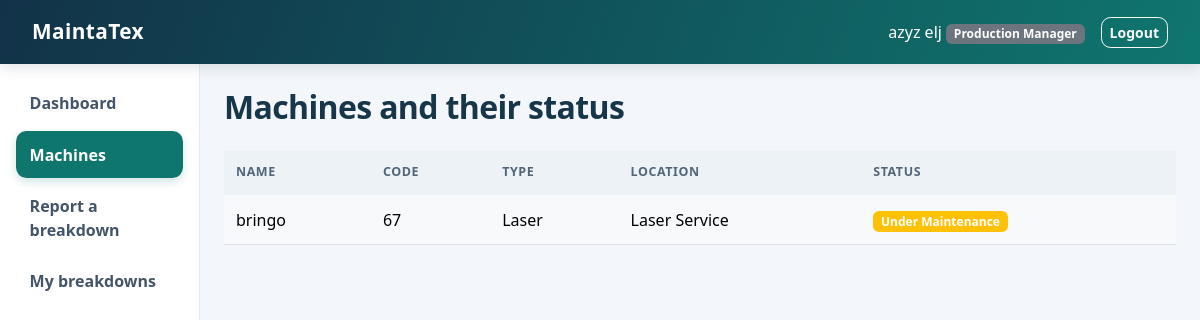
Screenshot of /machines/ (signed in) with the database file from the repository.
### core/models.py (models this page shows, shortened)
class Profile(models.Model):
    SIGNUP_ROLE_CHOICES = [
        ('production_manager', 'Production Manager'),
        ('maintenance_manager', 'Maintenance Manager'),
        ('technician', 'Maintenance Technician'),
    ]
    ROLE_CHOICES = [
        ('administrator', 'Administrator'),
        *SIGNUP_ROLE_CHOICES,
    ]
    user = models.OneToOneField(User, on_delete=models.CASCADE, related_name='profile')
    role = models.CharField(max_length=30, choices=ROLE_CHOICES)
    phone_number = models.CharField(max_length=30, blank=True)

class Machine(models.Model):
    STATUS_CHOICES = [
        ('operational', 'Operational'),
        ('broken', 'Broken'),
        ('under_maintenance', 'Under Maintenance'),
    ]
    name = models.CharField(max_length=100)
    code = models.CharField('Machine code', max_length=30, unique=True)
    machine_type = models.CharField('Machine type', max_length=100)
    location = models.CharField(max_length=100)
    status = models.CharField(max_length=20, choices=STATUS_CHOICES, default='operational')
    class Meta:
        ordering = ['name']
    @property
    def badge_class(self):
        colors = {'operational': 'success', 'broken': 'danger', 'under_maintenance': 'warning'}
        return colors[self.status]

### core/views.py (the view)
# urls.py: path('machines/', views.machine_list, name='machine_list'),
@role_required('administrator', 'production_manager', 'maintenance_manager')
def machine_list(request):
    role = get_user_role(request.user)
    machines = Machine.objects.all()
    return render(request, f'{role}/machine_list.html', {'machines': machines})

### core/models.py (called while the page is built)
def get_user_role(user):
    if not user.is_authenticated:
        return None
    if user.is_superuser:
        return 'administrator'
    profile = getattr(user, 'profile', None)
    if profile is None:
        return None
    return profile.role

### core/views.py (called while the page is built)
def role_required(*allowed_roles):
    def decorator(view_function):
        @login_required
        @wraps(view_function)
        def wrapper(request, *args, **kwargs):
            if get_user_role(request.user) in allowed_roles:
                return view_function(request, *args, **kwargs)
            messages.error(request, 'You are not allowed to access this page.')
            return redirect('dashboard')
        return wrapper
    return decorator

### core/templates/production_manager/machine_list.html (shortened to what this page needs)
{% extends 'common/base.html' %}
{% block content %}
<h2 class="mb-4">Machines and their status</h2>
<table class="table table-striped">
  <thead><tr><th>Name</th><th>Code</th><th>Type</th><th>Location</th><th>Status</th></tr></thead>
  <tbody>
    {% for machine in machines %}
    <tr>
      <td>{{ machine.name }}</td>
      <td>{{ machine.code }}</td>
      <td>{{ machine.machine_type }}</td>
      <td>{{ machine.location }}</td>
      <td><span class="badge bg-{{ machine.badge_class }}">{{ machine.get_status_display }}</span></td>
    </tr>
    {% empty %}
    <tr><td colspan="5" class="text-center">No machine yet.</td></tr>
    {% endfor %}
  </tbody>
</table>
{% endblock %}

### core/templates/common/base.html (shortened to what this page needs)
{% load static %}
<!DOCTYPE html>
<html lang="en">
<head>
  <link href="https://cdn.jsdelivr.net/npm/bootstrap@5.3.3/dist/css/bootstrap.min.css" rel="stylesheet">
  <link href="{% static 'core/css/app.css' %}?v=3" rel="stylesheet">
</head>
<body>
  <nav class="navbar navbar-dark bg-dark">
    <div class="container-fluid">
      <a class="navbar-brand" href="{% if user.is_authenticated %}{% url 'dashboard' %}{% else %}{% url 'login' %}{% endif %}">MaintaTex</a>
      {% if user.is_authenticated %}
      <div class="d-flex align-items-center">
        <span class="navbar-text text-white me-3">
          {{ user.get_full_name|default:user.username }}
          <span class="badge bg-secondary">{% if user.is_superuser %}Administrator{% else %}{{ user.profile.get_role_display }}{% endif %}</span>
        </span>
        <form method="post" action="{% url 'logout' %}">
          <button type="submit" class="btn btn-outline-light btn-sm">Logout</button>
        </form>
      </div>
      {% endif %}
    </div>
  </nav>
  <div class="container-fluid">
    <div class="row">
      {% if user.is_authenticated and user.is_superuser or user.is_authenticated and user.profile.role %}
      {% with current=request.resolver_match.url_name %}
      <div class="col-md-2 sidebar p-3">
        <ul class="nav flex-column">
          <li class="nav-item"><a class="nav-link {% if current == 'dashboard' %}active{% endif %}" href="{% url 'dashboard' %}">Dashboard</a></li>
          {% if user.is_superuser %}
          <li class="nav-item"><a class="nav-link {% if current == 'user_list' %}active{% endif %}" href="{% url 'user_list' %}">Users</a></li>
          <li class="nav-item"><a class="nav-link {% if current == 'machine_list' %}active{% endif %}" href="{% url 'machine_list' %}">Machines</a></li>
          <li class="nav-item"><a class="nav-link {% if current == 'breakdown_list' %}active{% endif %}" href="{% url 'breakdown_list' %}">Breakdowns</a></li>
          <li class="nav-item"><a class="nav-link {% if current == 'intervention_list' %}active{% endif %}" href="{% url 'intervention_list' %}">Interventions</a></li>
          {% elif user.profile.role == 'production_manager' %}
          <li class="nav-item"><a class="nav-link {% if current == 'machine_list' %}active{% endif %}" href="{% url 'machine_list' %}">Machines</a></li>
          <li class="nav-item"><a class="nav-link {% if current == 'breakdown_add' %}active{% endif %}" href="{% url 'breakdown_add' %}">Report a breakdown</a></li>
          <li class="nav-item"><a class="nav-link {% if current == 'breakdown_list' %}active{% endif %}" href="{% url 'breakdown_list' %}">My breakdowns</a></li>
          {% elif user.profile.role == 'technician' %}
          <li class="nav-item"><a class="nav-link {% if current == 'intervention_list' %}active{% endif %}" href="{% url 'intervention_list' %}">My interventions</a></li>
          {% endif %}
        </ul>
      </div>
      {% endwith %}
      <main class="col-md-10 p-4">
      {% else %}
      <main class="col-12 p-4">
      {% endif %}
        {% block content %}{% endblock %}
      </main>
    </div>
  </div>
</body>
</html>

### core/static/core/css/app.css (style rules this page uses)
:root { --brand: #0f766e; --brand-dark: #115e59; --ink: #172b3a; --line: #e4eaf0; --page: #f3f6fa; }
body { background: var(--page); color: var(--ink); }
.navbar { min-height: 64px; padding: .65rem 1.25rem; background: linear-gradient(110deg, #123248, #0f766e); box-shadow: 0 3px 14px #18394a24; }
.navbar-brand { font-size: 1.3rem; font-weight: 750; letter-spacing: .02em; }
.sidebar { min-height: calc(100vh - 64px); background: #fff; border-right: 1px solid var(--line); }
.sidebar .nav-link { margin-bottom: 5px; padding: .7rem .85rem; border-radius: .65rem; color: #435568; font-weight: 550; transition: background-color .15s ease, color .15s ease, transform .15s ease; }
.sidebar .nav-link.active { background: var(--brand); color: #fff; box-shadow: 0 4px 10px #0f766e30; }
main { min-width: 0; }
h2, h3, h4 { color: #18364a; font-weight: 700; letter-spacing: -.02em; }
.btn { border-radius: .6rem; font-weight: 600; transition: transform .15s ease, box-shadow .15s ease; }
.table { --bs-table-striped-bg: #f7f9fb; vertical-align: middle; }
.table thead th { color: #526579; background: #edf2f6; border-bottom: 0; font-size: .78rem; text-transform: uppercase; letter-spacing: .045em; white-space: nowrap; }
.table > :not(caption) > * > * { padding: .8rem .75rem; }

### rows the page displays
Machine: name "bringo", code "67", machine_type "Laser", location "Laser Service", status "Under Maintenance"

### other values shown
{{ user.get_full_name|default:user.username }} "azyz elj"
{{ user.profile.get_role_display }} "Production Manager"
